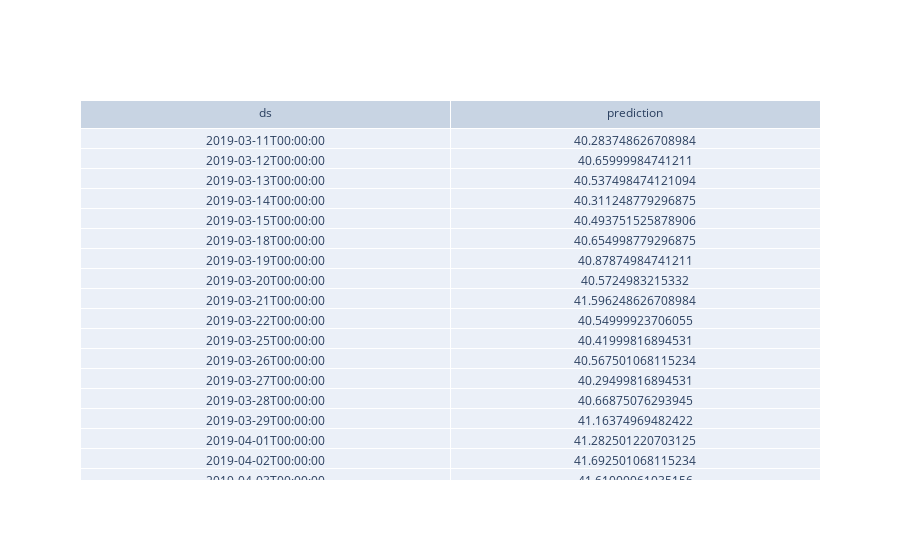

Here is the notebook cell this chart was saved with:
### Code cell
fig_t1 = go.Figure(data=[go.Table(header=dict(values=['ds', 'prediction']),
                 cells=dict(values=[ df.ds , df.y]))
                     ])
fig_t1.show()

### Figure 1 — Plotly figure (JSON) as saved in the notebook; plotly's stock layout.template omitted (floating-point values rounded to 4 significant figures; data arrays with more than 128 entries replaced by an {"elided": "..."} marker saying what was removed)
{"data": [{"cells": {"values": {"elided": "2x690 mixed values"}}, "header": {"values": ["ds", "prediction"]}, "type": "table"}], "layout": {}}
